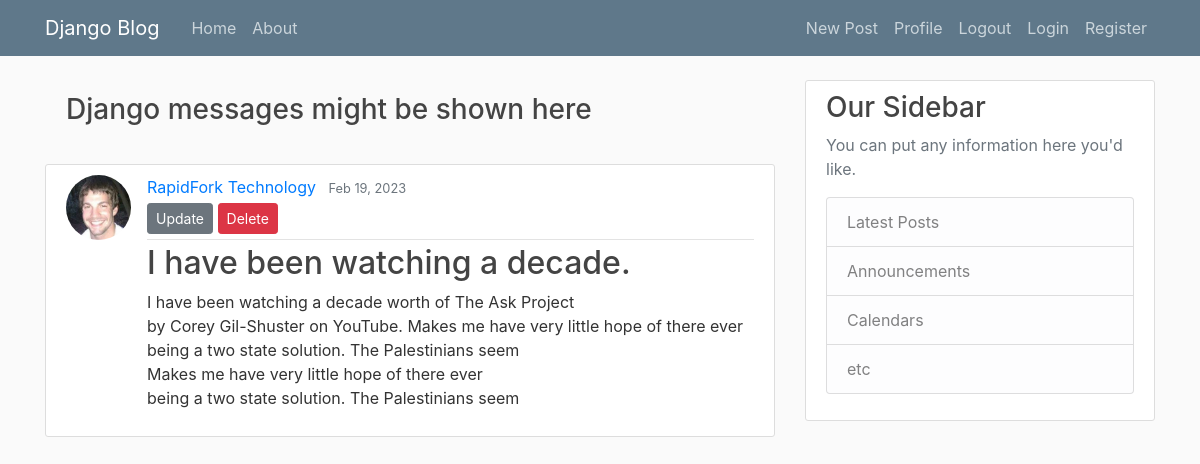
Screenshot of /postdetail/1 with the database file from the repository.
### madaminov/models.py (models this page shows, shortened)
class BaseModel(models.Model):
    created_at = models.DateTimeField(auto_now_add=True)
    updated_at = models.DateTimeField(auto_now=True)
    class Meta:
        abstract = True

class Post(BaseModel):
    title = models.CharField(max_length=40)
    content = models.TextField(null=True)
    class Meta:
        verbose_name_plural = "Posts"
        verbose_name = 'Post'

### madaminov/views.py (the view)
# urls.py: path('postdetail/<int:pk>', PostDetailView.as_view(), name='post-detail-page'),
class PostDetailView(DetailView):
    model = Post
    template_name = "blog/post_detail.html"
    context_object_name = "post"

### templates/blog/post_detail.html (shortened to what this page needs)
{% load static %}
<!DOCTYPE html>
<html>
<head>
    <link rel="stylesheet" href="https://maxcdn.bootstrapcdn.com/bootstrap/4.0.0/css/bootstrap.min.css">
    <link rel="stylesheet" type="text/css" href="{% static 'assets/main.css' %}">
</head>
<body>
    <header class="site-header">
      <nav class="navbar navbar-expand-md navbar-dark bg-steel fixed-top">
        <div class="container">
          <a class="navbar-brand mr-4" href="{% url 'blog:home-page' %}">Django Blog</a>
          <div class="collapse navbar-collapse" id="navbarToggle">
            <div class="navbar-nav mr-auto">
              <a class="nav-item nav-link" href="{% url 'blog:home-page' %}">Home</a>
              <a class="nav-item nav-link" href="{% url 'blog:about-page' %}">About</a>
            </div>
            <div class="navbar-nav">
                <a class="nav-item nav-link" href="{% url 'blog:post-form-page' %}">New Post</a>
                <a class="nav-item nav-link" href="{% url 'blog:user-posts-page' %}">Profile</a>
                <a class="nav-item nav-link" href="{%  url 'blog:logout-page' %}">Logout</a>
                <a class="nav-item nav-link" href="{% url 'blog:login-page' %}">Login</a>
                <a class="nav-item nav-link" href="{% url 'blog:register-page' %}">Register</a>
            </div>
          </div>
        </div>
      </nav>
    </header>
    <main role="main" class="container">
      <div class="row">
        <div class="col-md-8">
              <div class="alert alert-{{ message.tags }}">
                <h3>Django messages might be shown here</h3>
              </div>
  <article class="media content-section">
    <img class="rounded-circle article-img" src="corey.jpeg">
    <div class="media-body">
      <div class="article-metadata">
        <a class="mr-2" href="{% url 'blog:user-posts-page' %}">RapidFork Technology</a>
        <small class="text-muted">Feb 19, 2023</small>
         <div>
            <a class="btn btn-secondary btn-sm mt-1 mb-1" href="{% url 'blog:post-confirm-delete-page' %}">Update</a>
            <a class="btn btn-danger btn-sm mt-1 mb-1" href="{% url 'blog:post-confirm-delete-page' %}">Delete</a>
          </div>
      </div>
      <h2 class="article-title">{{ post.title }}</h2>
      <p class="article-content">{{ post.content }}</p>
    </div>
  </article>
</div>
<div class="col-md-4">
  <div class="content-section">
    <h3>Our Sidebar</h3>
    <p class='text-muted'>You can put any information here you'd like.
      <ul class="list-group">
        <li class="list-group-item list-group-item-light">Latest Posts</li>
        <li class="list-group-item list-group-item-light">Announcements</li>
        <li class="list-group-item list-group-item-light">Calendars</li>
        <li class="list-group-item list-group-item-light">etc</li>
      </ul>
    </p>
  </div>
</div>
</div>
</main>
</body>
</html>

### madaminov/static/assets/main.css (style rules this page uses)
body { background: #fafafa; color: #333333; margin-top: 5rem; }
h1, h2, h3, h4, h5, h6 { color: #444444; }
ul { margin: 0; }
.bg-steel { background-color: #5f788a; }
.site-header .navbar-nav .nav-link { color: #cbd5db; }
.content-section { background: #ffffff; padding: 10px 20px; border: 1px solid #dddddd; border-radius: 3px; margin-bottom: 20px; }
.article-title { color: #444444; }
.article-content { white-space: pre-line; }
.article-img { height: 65px; width: 65px; margin-right: 16px; }
.article-metadata { padding-bottom: 1px; margin-bottom: 4px; border-bottom: 1px solid #e3e3e3 }

### rows the page displays
Post: title "I have been watching a decade.", content "I have been watching a decade worth of The Ask Project by Corey Gil-Shuster on YouTube. Makes me have very little hope of there ever being a two state solution. The Palestinians seem Makes me have very little hope of there ever being a two state solution. The Palestinians seem"
